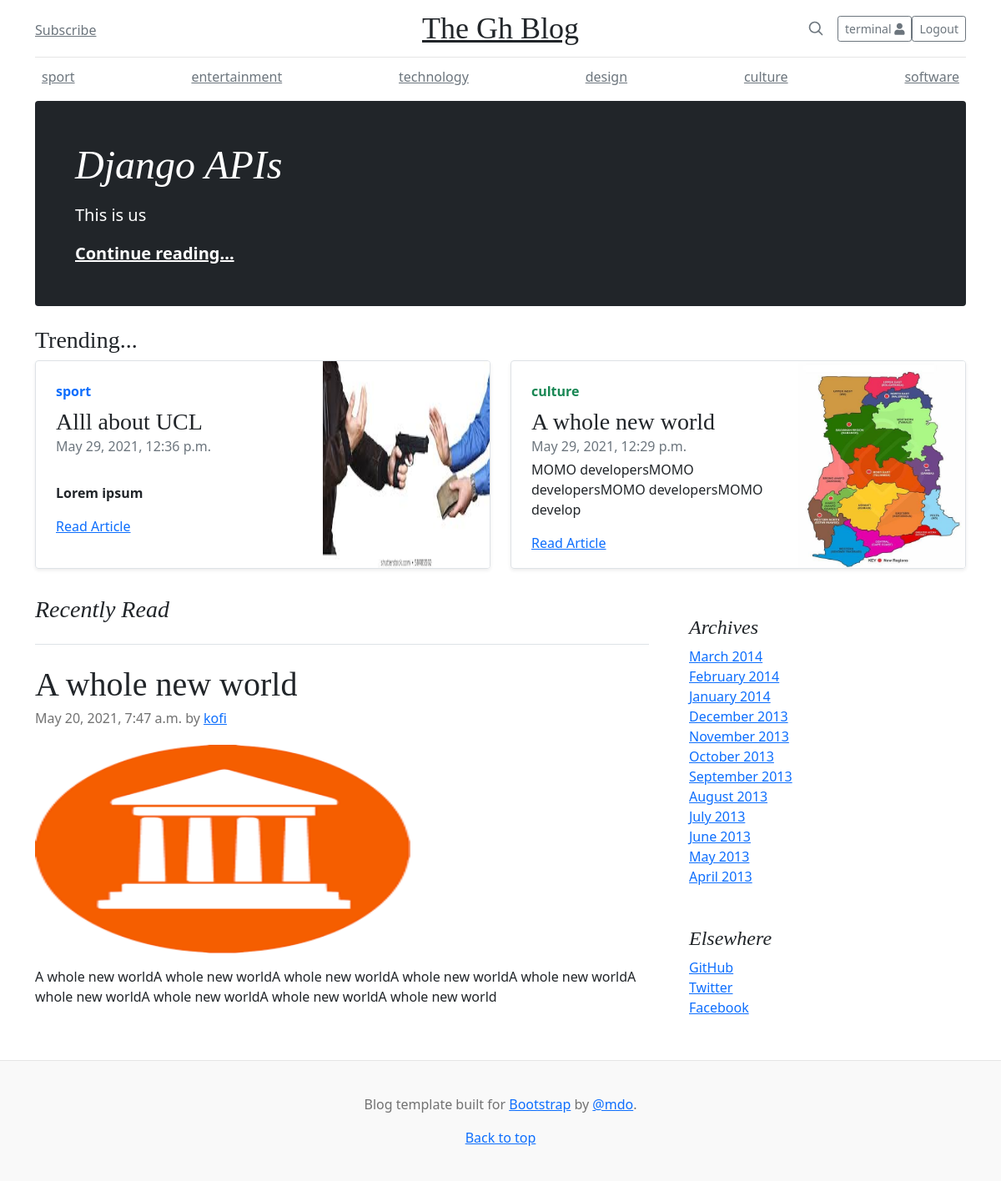
The app's page / (signed in) with its own data.
### blog/models.py (models this page shows, shortened)
class Category(models.Model):
    name = models.CharField(max_length=50)
    slug = models.SlugField(unique=True)
    def __str__(self):
        return self.name
    class Meta:
        verbose_name = 'Category'
        verbose_name_plural = 'Categories'

class Blog(models.Model):
    STATUS_CHOICES = (
        ('draft', 'draft'),
        ('published', 'published')
    )
    author = models.ForeignKey(User, on_delete=models.CASCADE)
    title = models.CharField(max_length=105)
    cover_image = models.ImageField(upload_to='images/', blank=True, null=True)
    body = RichTextField()
    date_published = models.DateTimeField()
    status = models.CharField(max_length=10, choices=STATUS_CHOICES)
    category = models.ForeignKey(Category, related_name='posts', on_delete=models.CASCADE, max_length=50)
    def summary(self):
        return self.body[:60]
    class Meta:
        ordering = ('-date_published',)

### blog/views.py (the view)
# urls.py: path('', views.index, name='index'),
def index(request):
    blogs = Blog.objects.filter(status='published')
    categories = Category.objects.all()
    template_name = 'blog/index.html'
    context = {'blogs': blogs, 'categories': categories}
    return render(request, template_name, context)

### blog/templates/blog/index.html (shortened to what this page needs)
{% extends 'blog/base.html' %}
{% load static %}
  {% block content %}
  <div class="nav-scroller py-1 mb-2">
    <nav class="nav d-flex justify-content-between">
      {% for category in categories %}
      <a class="p-2 link-secondary" href="{% url 'category_view' category.name %}">{{category}}</a>
      {% endfor %}
    </nav>
  </div>
</div>
<main class="container">
  <div class="p-4 p-md-5 mb-4 text-white rounded bg-dark">
    <div class="col-md-6 px-0">
        {% for blog in blogs|slice:":1" %}
      <h1 class="display-4 fst-italic">{{ blog.title }}</h1>
      <p class="lead my-3">{{ blog.summary|safe }}</p>
      <p class="lead mb-0"><a href="{% url 'detail_view' blog.id %}" class="text-white fw-bold">Continue reading...</a></p>
        {% endfor %}
    </div>
  </div>
  <div class="row mb-2">
    <h3>Trending...</h3>
    <div class="col-md-6">
      <div class="row g-0 border rounded overflow-hidden flex-md-row mb-4 shadow-sm h-md-250 position-relative">
        <div class="col p-4 d-flex flex-column position-static">
          {% for blog in blogs|slice:"1:2" %}
          <strong class="d-inline-block mb-2 text-primary">{{blog.category}}</strong>
          <h3 class="mb-0">{{blog.title}}</h3>
          <div class="mb-1 text-muted">{{blog.date_published}}</div>
          <p class="card-text mb-auto">{{blog.summary|safe}}</p>
          <a href="{% url 'detail_view' blog.id %}" class="stretched-link">Read Article</a>
        </div>
        <div class="col-auto d-none d-lg-block">
          {% if blog.cover_image %}
          <img src="{{blog.cover_image.url}}" alt="" class="bd-placeholder-img" width="200" height="250">
          {% endif %}
          {% endfor %}
        </div>
      </div>
    </div>
    <div class="col-md-6">
      <div class="row g-0 border rounded overflow-hidden flex-md-row mb-4 shadow-sm h-md-250 position-relative">
        <div class="col p-4 d-flex flex-column position-static">
          {% for blog in blogs|slice:"2:3" %}
          <strong class="d-inline-block mb-2 text-success">{{blog.category}}</strong>
          <h3 class="mb-0">{{blog.title}}</h3>
          <div class="mb-1 text-muted">{{blog.date_published}}</div>
          <p class="mb-auto">{{blog.summary|safe}}</p>
          <a href="{% url 'detail_view' blog.id %}" class="stretched-link">Read Article</a>
        </div>
        <div class="col-auto d-none d-lg-block">
          <img src="{{blog.cover_image.url}}" alt="" class="bd-placeholder-img" width="200" height="250">
          {% endfor %}
        </div>
      </div>
    </div>
  </div>
  <div class="row">
    <div class="col-md-8">
      <h3 class="pb-4 mb-4 fst-italic border-bottom">
        Recently Read
      </h3>
      <article class="blog-post">
        {% for blog in blogs|slice:"3:4" %}
        <h2 class="blog-post-title">{{blog.title}}</h2>
        <p class="blog-post-meta">{{blog.date_published}} by <a href="#">{{blog.author}}</a></p>
        <div class="mt-3 mb-3">
          <img src="{{blog.cover_image.url}}" alt="" width="450" height="250">
        </div>
        <p>{% autoescape on %}
          {{ blog.body|safe }}
        {% endautoescape %}</p>
        {% endfor %}
      </article>
    </div>
    <div class="col-md-4">
      <div class="p-4">
        <h4 class="fst-italic">Archives</h4>
        <ol class="list-unstyled mb-0">
          <li><a href="#">March 2014</a></li>
          <li><a href="#">February 2014</a></li>
          <li><a href="#">January 2014</a></li>
          <li><a href="#">December 2013</a></li>
          <li><a href="#">November 2013</a></li>
          <li><a href="#">October 2013</a></li>
          <li><a href="#">September 2013</a></li>
          <li><a href="#">August 2013</a></li>
          <li><a href="#">July 2013</a></li>
          <li><a href="#">June 2013</a></li>
          <li><a href="#">May 2013</a></li>
          <li><a href="#">April 2013</a></li>
        </ol>
      </div>
      <div class="p-4">
        <h4 class="fst-italic">Elsewhere</h4>
        <ol class="list-unstyled">
          <li><a href="#">GitHub</a></li>
          <li><a href="#">Twitter</a></li>
          <li><a href="#">Facebook</a></li>
        </ol>
      </div>
    </div>
  </div>
</main>
  {% endblock %}

### blog/templates/blog/base.html (shortened to what this page needs)
{% load static %}
<!doctype html>
<html lang="en">
  <head>
    <link href="https://cdn.jsdelivr.net/npm/bootstrap@5.0.0-beta3/dist/css/bootstrap.min.css" rel="stylesheet">
  <link rel="stylesheet" href="https://cdnjs.cloudflare.com/ajax/libs/font-awesome/5.15.3/css/all.min.css" />
    <link href="{% static 'blog/styles.css' %}" rel="stylesheet">
  </head>
  <body>
<div class="container">
  <header class="blog-header py-3">
    <div class="row flex-nowrap justify-content-between align-items-center">
      <div class="col-4 pt-1">
        <a class="link-secondary" href="#">Subscribe</a>
      </div>
      <div class="col-4 text-center">
        <a class="blog-header-logo text-dark" href="{% url 'index' %}">The Gh Blog</a>
      </div>
      <div class="col-4 d-flex justify-content-end align-items-center">
        <a class="link-secondary" href="#" aria-label="Search">
          <svg xmlns="http://www.w3.org/2000/svg" width="20" height="20" fill="none" stroke="currentColor" stroke-linecap="round" stroke-linejoin="round" stroke-width="2" class="mx-3" role="img" viewBox="0 0 24 24"><title>Search</title><circle cx="10.5" cy="10.5" r="7.5"/><path d="M21 21l-5.2-5.2"/></svg>
        </a>
        {% if request.user.is_authenticated %}
        <a class="btn btn-sm btn-outline-secondary" href="#"data-bs-toggle="modal" data-bs-target="#staticBackdrop">{{request.user.username}} <i class="fa fa-user" aria-hidden="true"></i>
        </a>
        <a class="btn btn-sm btn-outline-secondary" href="{% url 'user_logout' %}">Logout</a>
        {% else %}
        <a class="btn btn-sm btn-outline-secondary" href="{% url 'user_signup' %}">Sign up</a>
        <a class="btn btn-sm btn-outline-secondary" href="{% url 'user_login' %}">Login</a>
        {% endif %}
      </div>
    </div>
  </header>
  {% block content %}
  {% endblock %}
<footer class="blog-footer">
  <p>Blog template built for <a href="https://getbootstrap.com/">Bootstrap</a> by <a href="https://twitter.com/mdo">@mdo</a>.</p>
  <p>
    <a href="#">Back to top</a>
  </p>
</footer>
<script src="https://cdn.jsdelivr.net/npm/bootstrap@5.0.1/dist/js/bootstrap.bundle.min.js"></script>  </body>
</html>

### blog/static/blog/styles.css (style rules this page uses)
.blog-header { line-height: 1; border-bottom: 1px solid #e5e5e5; }
.blog-header-logo { font-family: "Playfair Display", Georgia, "Times New Roman", serif; font-size: 2.25rem; }
h1, h2, h3, h4, h5, h6 { font-family: "Playfair Display", Georgia, "Times New Roman", serif; }
.display-4 { font-size: 2.5rem; }
@media (min-width: 768px) { .display-4 { font-size: 3rem; } }
.nav-scroller { position: relative; z-index: 2; height: 2.75rem; overflow-y: hidden; }
.nav-scroller .nav { display: flex; flex-wrap: nowrap; padding-bottom: 1rem; margin-top: -1px; overflow-x: auto; text-align: center; white-space: nowrap; -webkit-overflow-scrolling: touch; }
@media (min-width: 768px) { .h-md-250 { height: 250px; } }
.blog-post { margin-bottom: 4rem; }
.blog-post-title { margin-bottom: .25rem; font-size: 2.5rem; }
.blog-post-meta { margin-bottom: 1.25rem; color: #727272; }
.blog-footer { padding: 2.5rem 0; color: #727272; text-align: center; background-color: #f9f9f9; border-top: .05rem solid #e5e5e5; }
.blog-footer p:last-child { margin-bottom: 0; }

### blog/templates/blog/base.html (style rules this page uses)
.bd-placeholder-img { font-size: 1.125rem; text-anchor: middle; -webkit-user-select: none; -moz-user-select: none; user-select: none; }

### records on screen
Category: name "sport"
Category: name "entertainment"
Category: name "technology"
Category: name "design"
Category: name "culture"
Category: name "software"
Blog: title "Django APIs", summary "This is us"
Blog: category "sport", title "Alll about UCL", date_published "May 29, 2021, 12:36 p.m.", summary "Lorem ipsum", cover_image (picture)
Blog: category "culture", title "A whole new world", date_published "May 29, 2021, 12:29 p.m.", summary "MOMO developersMOMO developersMOMO developersMOMO develop", cover_image (picture)
Blog: title "A whole new world", date_published "May 20, 2021, 7:47 a.m.", author "kofi", cover_image (picture), body "A whole new worldA whole new worldA whole new worldA whole new worldA whole new worldA whole new worldA whole new worldA whole new worldA whole new world"

### other values on screen
{{ request.user.username }} "terminal"
